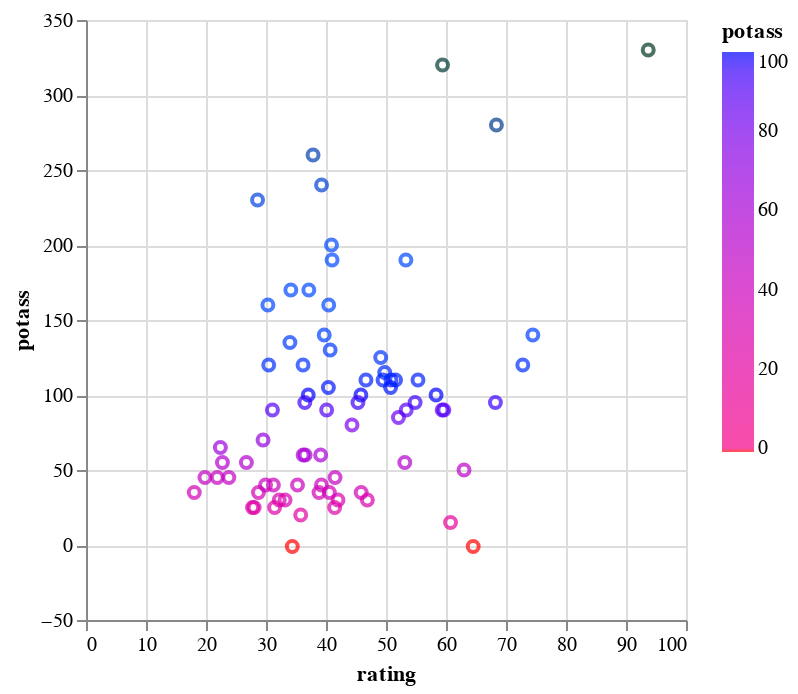

This figure's notebook cell:
### Markdown cell above
**Change the colors of the data points in the chart**

### Code cell
alt.Chart(df).mark_point().encode(
    alt.X("rating:Q"),
    alt.Y("potass:Q"),
    color = alt.Color("potass:Q",
                      scale = alt.Scale(
                          domain = [-1, 0, 100],
                          range = ["red", "blue"]
                      )),

    tooltip = ["name"]).properties(
    width=300,
    height=300
)

### Figure 1 — Vega-Lite specification as saved in the notebook (floating-point values rounded to 4 significant figures)
{"config": {"view": {"continuousWidth": 400, "continuousHeight": 300}}, "data": {"name": "data-6562c372d815898f5ac927ab74fce866"}, "mark": "point", "encoding": {"color": {"field": "potass", "scale": {"domain": [-1, 0, 100], "range": ["red", "blue"]}, "type": "quantitative"}, "tooltip": [{"field": "name", "type": "nominal"}], "x": {"field": "rating", "type": "quantitative"}, "y": {"field": "potass", "type": "quantitative"}}, "height": 300, "width": 300, "$schema": "https://vega.github.io/schema/vega-lite/v4.17.0.json", "datasets": {"data-6562c372d815898f5ac927ab74fce866": [{"name": "100% Bran", "mfr": "N", "type": "C", "calories": 70, "protein": 4, "fat": 1, "sodium": 130, "fiber": 10.0, "carbo": 5.0, "sugars": 6, "potass": 280, "vitamins": 25, "shelf": 3, "weight": 1.0, "cups": 0.33, "rating": 68.4}, {"name": "100% Natural Bran", "mfr": "Q", "type": "C", "calories": 120, "protein": 3, "fat": 5, "sodium": 15, "fiber": 2.0, "carbo": 8.0, "sugars": 8, "potass": 135, "vitamins": 0, "shelf": 3, "weight": 1.0, "cups": 1.0, "rating": 33.98}, {"name": "All-Bran", "mfr": "K", "type": "C", "calories": 70, "protein": 4, "fat": 1, "sodium": 260, "fiber": 9.0, "carbo": 7.0, "sugars": 5, "potass": 320, "vitamins": 25, "shelf": 3, "weight": 1.0, "cups": 0.33, "rating": 59.43}, {"name": "All-Bran with Extra Fiber", "mfr": "K", "type": "C", "calories": 50, "protein": 4, "fat": 0, "sodium": 140, "fiber": 14.0, "carbo": 8.0, "sugars": 0, "potass": 330, "vitamins": 25, "shelf": 3, "weight": 1.0, "cups": 0.5, "rating": 93.7}, {"name": "Almond Delight", "mfr": "R", "type": "C", "calories": 110, "protein": 2, "fat": 2, "sodium": 200, "fiber": 1.0, "carbo": 14.0, "sugars": 8, "potass": -1, "vitamins": 25, "shelf": 3, "weight": 1.0, "cups": 0.75, "rating": 34.38}, {"name": "Apple Cinnamon Cheerios", "mfr": "G", "type": "C", "calories": 110, "protein": 2, "fat": 2, "sodium": 180, "fiber": 1.5, "carbo": 10.5, "sugars": 10, "potass": 70, "vitamins": 25, "shelf": 1, "weight": 1.0, "cups": 0.75, "rating": 29.51}, {"name": "Apple Jacks", "mfr": "K", "type": "C", "calories": 110, "protein": 2, "fat": 0, "sodium": 125, "fiber": 1.0, "carbo": 11.0, "sugars": 14, "potass": 30, "vitamins": 25, "shelf": 2, "weight": 1.0, "cups": 1.0, "rating": 33.17}, {"name": "Basic 4", "mfr": "G", "type": "C", "calories": 130, "protein": 3, "fat": 2, "sodium": 210, "fiber": 2.0, "carbo": 18.0, "sugars": 8, "potass": 100, "vitamins": 25, "shelf": 3, "weight": 1.33, "cups": 0.75, "rating": 37.04}, {"name": "Bran Chex", "mfr": "R", "type": "C", "calories": 90, "protein": 2, "fat": 1, "sodium": 200, "fiber": 4.0, "carbo": 15.0, "sugars": 6, "potass": 125, "vitamins": 25, "shelf": 1, "weight": 1.0, "cups": 0.67, "rating": 49.12}, {"name": "Bran Flakes", "mfr": "P", "type": "C", "calories": 90, "protein": 3, "fat": 0, "sodium": 210, "fiber": 5.0, "carbo": 13.0, "sugars": 5, "potass": 190, "vitamins": 25, "shelf": 3, "weight": 1.0, "cups": 0.67, "rating": 53.31}, {"name": "Cap'n'Crunch", "mfr": "Q", "type": "C", "calories": 120, "protein": 1, "fat": 2, "sodium": 220, "fiber": 0.0, "carbo": 12.0, "sugars": 12, "potass": 35, "vitamins": 25, "shelf": 2, "weight": 1.0, "cups": 0.75, "rating": 18.04}, {"name": "Cheerios", "mfr": "G", "type": "C", "calories": 110, "protein": 6, "fat": 2, "sodium": 290, "fiber": 2.0, "carbo": 17.0, "sugars": 1, "potass": 105, "vitamins": 25, "shelf": 1, "weight": 1.0, "cups": 1.25, "rating": 50.76}, {"name": "Cinnamon Toast Crunch", "mfr": "G", "type": "C", "calories": 120, "protein": 1, "fat": 3, "sodium": 210, "fiber": 0.0, "carbo": 13.0, "sugars": 9, "potass": 45, "vitamins": 25, "shelf": 2, "weight": 1.0, "cups": 0.75, "rating": 19.82}, {"name": "Clusters", "mfr": "G", "type": "C", "calories": 110, "protein": 3, "fat": 2, "sodium": 140, "fiber": 2.0, "carbo": 13.0, "sugars": 7, "potass": 105, "vitamins": 25, "shelf": 3, "weight": 1.0, "cups": 0.5, "rating": 40.4}, {"name": "Cocoa Puffs", "mfr": "G", "type": "C", "calories": 110, "protein": 1, "fat": 1, "sodium": 180, "fiber": 0.0, "carbo": 12.0, "sugars": 13, "potass": 55, "vitamins": 25, "shelf": 2, "weight": 1.0, "cups": 1.0, "rating": 22.74}, {"name": "Corn Chex", "mfr": "R", "type": "C", "calories": 110, "protein": 2, "fat": 0, "sodium": 280, "fiber": 0.0, "carbo": 22.0, "sugars": 3, "potass": 25, "vitamins": 25, "shelf": 1, "weight": 1.0, "cups": 1.0, "rating": 41.45}, {"name": "Corn Flakes", "mfr": "K", "type": "C", "calories": 100, "protein": 2, "fat": 0, "sodium": 290, "fiber": 1.0, "carbo": 21.0, "sugars": 2, "potass": 35, "vitamins": 25, "shelf": 1, "weight": 1.0, "cups": 1.0, "rating": 45.86}, {"name": "Corn Pops", "mfr": "K", "type": "C", "calories": 110, "protein": 1, "fat": 0, "sodium": 90, "fiber": 1.0, "carbo": 13.0, "sugars": 12, "potass": 20, "vitamins": 25, "shelf": 2, "weight": 1.0, "cups": 1.0, "rating": 35.78}, {"name": "Count Chocula", "mfr": "G", "type": "C", "calories": 110, "protein": 1, "fat": 1, "sodium": 180, "fiber": 0.0, "carbo": 12.0, "sugars": 13, "potass": 65, "vitamins": 25, "shelf": 2, "weight": 1.0, "cups": 1.0, "rating": 22.4}, {"name": "Cracklin' Oat Bran", "mfr": "K", "type": "C", "calories": 110, "protein": 3, "fat": 3, "sodium": 140, "fiber": 4.0, "carbo": 10.0, "sugars": 7, "potass": 160, "vitamins": 25, "shelf": 3, "weight": 1.0, "cups": 0.5, "rating": 40.45}, {"name": "Cream of Wheat (Quick)", "mfr": "N", "type": "H", "calories": 100, "protein": 3, "fat": 0, "sodium": 80, "fiber": 1.0, "carbo": 21.0, "sugars": 0, "potass": -1, "vitamins": 0, "shelf": 2, "weight": 1.0, "cups": 1.0, "rating": 64.53}, {"name": "Crispix", "mfr": "K", "type": "C", "calories": 110, "protein": 2, "fat": 0, "sodium": 220, "fiber": 1.0, "carbo": 21.0, "sugars": 3, "potass": 30, "vitamins": 25, "shelf": 3, "weight": 1.0, "cups": 1.0, "rating": 46.9}, {"name": "Crispy Wheat & Raisins", "mfr": "G", "type": "C", "calories": 100, "protein": 2, "fat": 1, "sodium": 140, "fiber": 2.0, "carbo": 11.0, "sugars": 10, "potass": 120, "vitamins": 25, "shelf": 3, "weight": 1.0, "cups": 0.75, "rating": 36.18}, {"name": "Double Chex", "mfr": "R", "type": "C", "calories": 100, "protein": 2, "fat": 0, "sodium": 190, "fiber": 1.0, "carbo": 18.0, "sugars": 5, "potass": 80, "vitamins": 25, "shelf": 3, "weight": 1.0, "cups": 0.75, "rating": 44.33}, {"name": "Froot Loops", "mfr": "K", "type": "C", "calories": 110, "protein": 2, "fat": 1, "sodium": 125, "fiber": 1.0, "carbo": 11.0, "sugars": 13, "potass": 30, "vitamins": 25, "shelf": 2, "weight": 1.0, "cups": 1.0, "rating": 32.21}, {"name": "Frosted Flakes", "mfr": "K", "type": "C", "calories": 110, "protein": 1, "fat": 0, "sodium": 200, "fiber": 1.0, "carbo": 14.0, "sugars": 11, "potass": 25, "vitamins": 25, "shelf": 1, "weight": 1.0, "cups": 0.75, "rating": 31.44}, {"name": "Frosted Mini-Wheats", "mfr": "K", "type": "C", "calories": 100, "protein": 3, "fat": 0, "sodium": 0, "fiber": 3.0, "carbo": 14.0, "sugars": 7, "potass": 100, "vitamins": 25, "shelf": 2, "weight": 1.0, "cups": 0.8, "rating": 58.35}, {"name": "Fruit & Fibre Dates; Walnuts; and Oats", "mfr": "P", "type": "C", "calories": 120, "protein": 3, "fat": 2, "sodium": 160, "fiber": 5.0, "carbo": 12.0, "sugars": 10, "potass": 200, "vitamins": 25, "shelf": 3, "weight": 1.25, "cups": 0.67, "rating": 40.92}, {"name": "Fruitful Bran", "mfr": "K", "type": "C", "calories": 120, "protein": 3, "fat": 0, "sodium": 240, "fiber": 5.0, "carbo": 14.0, "sugars": 12, "potass": 190, "vitamins": 25, "shelf": 3, "weight": 1.33, "cups": 0.67, "rating": 41.02}, {"name": "Fruity Pebbles", "mfr": "P", "type": "C", "calories": 110, "protein": 1, "fat": 1, "sodium": 135, "fiber": 0.0, "carbo": 13.0, "sugars": 12, "potass": 25, "vitamins": 25, "shelf": 2, "weight": 1.0, "cups": 0.75, "rating": 28.03}, {"name": "Golden Crisp", "mfr": "P", "type": "C", "calories": 100, "protein": 2, "fat": 0, "sodium": 45, "fiber": 0.0, "carbo": 11.0, "sugars": 15, "potass": 40, "vitamins": 25, "shelf": 1, "weight": 1.0, "cups": 0.88, "rating": 35.25}, {"name": "Golden Grahams", "mfr": "G", "type": "C", "calories": 110, "protein": 1, "fat": 1, "sodium": 280, "fiber": 0.0, "carbo": 15.0, "sugars": 9, "potass": 45, "vitamins": 25, "shelf": 2, "weight": 1.0, "cups": 0.75, "rating": 23.8}, {"name": "Grape Nuts Flakes", "mfr": "P", "type": "C", "calories": 100, "protein": 3, "fat": 1, "sodium": 140, "fiber": 3.0, "carbo": 15.0, "sugars": 5, "potass": 85, "vitamins": 25, "shelf": 3, "weight": 1.0, "cups": 0.88, "rating": 52.08}, {"name": "Grape-Nuts", "mfr": "P", "type": "C", "calories": 110, "protein": 3, "fat": 0, "sodium": 170, "fiber": 3.0, "carbo": 17.0, "sugars": 3, "potass": 90, "vitamins": 25, "shelf": 3, "weight": 1.0, "cups": 0.25, "rating": 53.37}, {"name": "Great Grains Pecan", "mfr": "P", "type": "C", "calories": 120, "protein": 3, "fat": 3, "sodium": 75, "fiber": 3.0, "carbo": 13.0, "sugars": 4, "potass": 100, "vitamins": 25, "shelf": 3, "weight": 1.0, "cups": 0.33, "rating": 45.81}, {"name": "Honey Graham Ohs", "mfr": "Q", "type": "C", "calories": 120, "protein": 1, "fat": 2, "sodium": 220, "fiber": 1.0, "carbo": 12.0, "sugars": 11, "potass": 45, "vitamins": 25, "shelf": 2, "weight": 1.0, "cups": 1.0, "rating": 21.87}, {"name": "Honey Nut Cheerios", "mfr": "G", "type": "C", "calories": 110, "protein": 3, "fat": 1, "sodium": 250, "fiber": 1.5, "carbo": 11.5, "sugars": 10, "potass": 90, "vitamins": 25, "shelf": 1, "weight": 1.0, "cups": 0.75, "rating": 31.07}, {"name": "Honey-comb", "mfr": "P", "type": "C", "calories": 110, "protein": 1, "fat": 0, "sodium": 180, "fiber": 0.0, "carbo": 14.0, "sugars": 11, "potass": 35, "vitamins": 25, "shelf": 1, "weight": 1.0, "cups": 1.33, "rating": 28.74}, {"name": "Just Right Crunchy  Nuggets", "mfr": "K", "type": "C", "calories": 110, "protein": 2, "fat": 1, "sodium": 170, "fiber": 1.0, "carbo": 17.0, "sugars": 6, "potass": 60, "vitamins": 100, "shelf": 3, "weight": 1.0, "cups": 1.0, "rating": 36.52}, {"name": "Just Right Fruit & Nut", "mfr": "K", "type": "C", "calories": 140, "protein": 3, "fat": 1, "sodium": 170, "fiber": 2.0, "carbo": 20.0, "sugars": 9, "potass": 95, "vitamins": 100, "shelf": 3, "weight": 1.3, "cups": 0.75, "rating": 36.47}, {"name": "Kix", "mfr": "G", "type": "C", "calories": 110, "protein": 2, "fat": 1, "sodium": 260, "fiber": 0.0, "carbo": 21.0, "sugars": 3, "potass": 40, "vitamins": 25, "shelf": 2, "weight": 1.0, "cups": 1.5, "rating": 39.24}, {"name": "Life", "mfr": "Q", "type": "C", "calories": 100, "protein": 4, "fat": 2, "sodium": 150, "fiber": 2.0, "carbo": 12.0, "sugars": 6, "potass": 95, "vitamins": 25, "shelf": 2, "weight": 1.0, "cups": 0.67, "rating": 45.33}, {"name": "Lucky Charms", "mfr": "G", "type": "C", "calories": 110, "protein": 2, "fat": 1, "sodium": 180, "fiber": 0.0, "carbo": 12.0, "sugars": 12, "potass": 55, "vitamins": 25, "shelf": 2, "weight": 1.0, "cups": 1.0, "rating": 26.73}, {"name": "Maypo", "mfr": "A", "type": "H", "calories": 100, "protein": 4, "fat": 1, "sodium": 0, "fiber": 0.0, "carbo": 16.0, "sugars": 3, "potass": 95, "vitamins": 25, "shelf": 2, "weight": 1.0, "cups": 1.0, "rating": 54.85}, {"name": "Muesli Raisins; Dates; & Almonds", "mfr": "R", "type": "C", "calories": 150, "protein": 4, "fat": 3, "sodium": 95, "fiber": 3.0, "carbo": 16.0, "sugars": 11, "potass": 170, "vitamins": 25, "shelf": 3, "weight": 1.0, "cups": 1.0, "rating": 37.14}, {"name": "Muesli Raisins; Peaches; & Pecans", "mfr": "R", "type": "C", "calories": 150, "protein": 4, "fat": 3, "sodium": 150, "fiber": 3.0, "carbo": 16.0, "sugars": 11, "potass": 170, "vitamins": 25, "shelf": 3, "weight": 1.0, "cups": 1.0, "rating": 34.14}, {"name": "Mueslix Crispy Blend", "mfr": "K", "type": "C", "calories": 160, "protein": 3, "fat": 2, "sodium": 150, "fiber": 3.0, "carbo": 17.0, "sugars": 13, "potass": 160, "vitamins": 25, "shelf": 3, "weight": 1.5, "cups": 0.67, "rating": 30.31}, {"name": "Multi-Grain Cheerios", "mfr": "G", "type": "C", "calories": 100, "protein": 2, "fat": 1, "sodium": 220, "fiber": 2.0, "carbo": 15.0, "sugars": 6, "potass": 90, "vitamins": 25, "shelf": 1, "weight": 1.0, "cups": 1.0, "rating": 40.11}, {"name": "Nut&Honey Crunch", "mfr": "K", "type": "C", "calories": 120, "protein": 2, "fat": 1, "sodium": 190, "fiber": 0.0, "carbo": 15.0, "sugars": 9, "potass": 40, "vitamins": 25, "shelf": 2, "weight": 1.0, "cups": 0.67, "rating": 29.92}, {"name": "Nutri-Grain Almond-Raisin", "mfr": "K", "type": "C", "calories": 140, "protein": 3, "fat": 2, "sodium": 220, "fiber": 3.0, "carbo": 21.0, "sugars": 7, "potass": 130, "vitamins": 25, "shelf": 3, "weight": 1.33, "cups": 0.67, "rating": 40.69}, {"name": "Nutri-grain Wheat", "mfr": "K", "type": "C", "calories": 90, "protein": 3, "fat": 0, "sodium": 170, "fiber": 3.0, "carbo": 18.0, "sugars": 2, "potass": 90, "vitamins": 25, "shelf": 3, "weight": 1.0, "cups": 1.0, "rating": 59.64}, {"name": "Oatmeal Raisin Crisp", "mfr": "G", "type": "C", "calories": 130, "protein": 3, "fat": 2, "sodium": 170, "fiber": 1.5, "carbo": 13.5, "sugars": 10, "potass": 120, "vitamins": 25, "shelf": 3, "weight": 1.25, "cups": 0.5, "rating": 30.45}, {"name": "Post Nat. Raisin Bran", "mfr": "P", "type": "C", "calories": 120, "protein": 3, "fat": 1, "sodium": 200, "fiber": 6.0, "carbo": 11.0, "sugars": 14, "potass": 260, "vitamins": 25, "shelf": 3, "weight": 1.33, "cups": 0.67, "rating": 37.84}, {"name": "Product 19", "mfr": "K", "type": "C", "calories": 100, "protein": 3, "fat": 0, "sodium": 320, "fiber": 1.0, "carbo": 20.0, "sugars": 3, "potass": 45, "vitamins": 100, "shelf": 3, "weight": 1.0, "cups": 1.0, "rating": 41.5}, {"name": "Puffed Rice", "mfr": "Q", "type": "C", "calories": 50, "protein": 1, "fat": 0, "sodium": 0, "fiber": 0.0, "carbo": 13.0, "sugars": 0, "potass": 15, "vitamins": 0, "shelf": 3, "weight": 0.5, "cups": 1.0, "rating": 60.76}, {"name": "Puffed Wheat", "mfr": "Q", "type": "C", "calories": 50, "protein": 2, "fat": 0, "sodium": 0, "fiber": 1.0, "carbo": 10.0, "sugars": 0, "potass": 50, "vitamins": 0, "shelf": 3, "weight": 0.5, "cups": 1.0, "rating": 63.01}, {"name": "Quaker Oat Squares", "mfr": "Q", "type": "C", "calories": 100, "protein": 4, "fat": 1, "sodium": 135, "fiber": 2.0, "carbo": 14.0, "sugars": 6, "potass": 110, "vitamins": 25, "shelf": 3, "weight": 1.0, "cups": 0.5, "rating": 49.51}, {"name": "Quaker Oatmeal", "mfr": "Q", "type": "H", "calories": 100, "protein": 5, "fat": 2, "sodium": 0, "fiber": 2.7, "carbo": -1.0, "sugars": -1, "potass": 110, "vitamins": 0, "shelf": 1, "weight": 1.0, "cups": 0.67, "rating": 50.83}, {"name": "Raisin Bran", "mfr": "K", "type": "C", "calories": 120, "protein": 3, "fat": 1, "sodium": 210, "fiber": 5.0, "carbo": 14.0, "sugars": 12, "potass": 240, "vitamins": 25, "shelf": 2, "weight": 1.33, "cups": 0.75, "rating": 39.26}, {"name": "Raisin Nut Bran", "mfr": "G", "type": "C", "calories": 100, "protein": 3, "fat": 2, "sodium": 140, "fiber": 2.5, "carbo": 10.5, "sugars": 8, "potass": 140, "vitamins": 25, "shelf": 3, "weight": 1.0, "cups": 0.5, "rating": 39.7}, {"name": "Raisin Squares", "mfr": "K", "type": "C", "calories": 90, "protein": 2, "fat": 0, "sodium": 0, "fiber": 2.0, "carbo": 15.0, "sugars": 6, "potass": 110, "vitamins": 25, "shelf": 3, "weight": 1.0, "cups": 0.5, "rating": 55.33}, {"name": "Rice Chex", "mfr": "R", "type": "C", "calories": 110, "protein": 1, "fat": 0, "sodium": 240, "fiber": 0.0, "carbo": 23.0, "sugars": 2, "potass": 30, "vitamins": 25, "shelf": 1, "weight": 1.0, "cups": 1.13, "rating": 42.0}, {"name": "Rice Krispies", "mfr": "K", "type": "C", "calories": 110, "protein": 2, "fat": 0, "sodium": 290, "fiber": 0.0, "carbo": 22.0, "sugars": 3, "potass": 35, "vitamins": 25, "shelf": 1, "weight": 1.0, "cups": 1.0, "rating": 40.56}, {"name": "Shredded Wheat", "mfr": "N", "type": "C", "calories": 80, "protein": 2, "fat": 0, "sodium": 0, "fiber": 3.0, "carbo": 16.0, "sugars": 0, "potass": 95, "vitamins": 0, "shelf": 1, "weight": 0.83, "cups": 1.0, "rating": 68.24}, {"name": "Shredded Wheat 'n'Bran", "mfr": "N", "type": "C", "calories": 90, "protein": 3, "fat": 0, "sodium": 0, "fiber": 4.0, "carbo": 19.0, "sugars": 0, "potass": 140, "vitamins": 0, "shelf": 1, "weight": 1.0, "cups": 0.67, "rating": 74.47}, {"name": "Shredded Wheat spoon size", "mfr": "N", "type": "C", "calories": 90, "protein": 3, "fat": 0, "sodium": 0, "fiber": 3.0, "carbo": 20.0, "sugars": 0, "potass": 120, "vitamins": 0, "shelf": 1, "weight": 1.0, "cups": 0.67, "rating": 72.8}, {"name": "Smacks", "mfr": "K", "type": "C", "calories": 110, "protein": 2, "fat": 1, "sodium": 70, "fiber": 1.0, "carbo": 9.0, "sugars": 15, "potass": 40, "vitamins": 25, "shelf": 2, "weight": 1.0, "cups": 0.75, "rating": 31.23}, {"name": "Special K", "mfr": "K", "type": "C", "calories": 110, "protein": 6, "fat": 0, "sodium": 230, "fiber": 1.0, "carbo": 16.0, "sugars": 3, "potass": 55, "vitamins": 25, "shelf": 1, "weight": 1.0, "cups": 1.0, "rating": 53.13}, {"name": "Strawberry Fruit Wheats", "mfr": "N", "type": "C", "calories": 90, "protein": 2, "fat": 0, "sodium": 15, "fiber": 3.0, "carbo": 15.0, "sugars": 5, "potass": 90, "vitamins": 25, "shelf": 2, "weight": 1.0, "cups": 1.0, "rating": 59.36}, {"name": "Total Corn Flakes", "mfr": "G", "type": "C", "calories": 110, "protein": 2, "fat": 1, "sodium": 200, "fiber": 0.0, "carbo": 21.0, "sugars": 3, "potass": 35, "vitamins": 100, "shelf": 3, "weight": 1.0, "cups": 1.0, "rating": 38.84}, {"name": "Total Raisin Bran", "mfr": "G", "type": "C", "calories": 140, "protein": 3, "fat": 1, "sodium": 190, "fiber": 4.0, "carbo": 15.0, "sugars": 14, "potass": 230, "vitamins": 100, "shelf": 3, "weight": 1.5, "cups": 1.0, "rating": 28.59}, {"name": "Total Whole Grain", "mfr": "G", "type": "C", "calories": 100, "protein": 3, "fat": 1, "sodium": 200, "fiber": 3.0, "carbo": 16.0, "sugars": 3, "potass": 110, "vitamins": 100, "shelf": 3, "weight": 1.0, "cups": 1.0, "rating": 46.66}, {"name": "Triples", "mfr": "G", "type": "C", "calories": 110, "protein": 2, "fat": 1, "sodium": 250, "fiber": 0.0, "carbo": 21.0, "sugars": 3, "potass": 60, "vitamins": 25, "shelf": 3, "weight": 1.0, "cups": 0.75, "rating": 39.11}, {"name": "Trix", "mfr": "G", "type": "C", "calories": 110, "protein": 1, "fat": 1, "sodium": 140, "fiber": 0.0, "carbo": 13.0, "sugars": 12, "potass": 25, "vitamins": 25, "shelf": 2, "weight": 1.0, "cups": 1.0, "rating": 27.75}, {"name": "Wheat Chex", "mfr": "R", "type": "C", "calories": 100, "protein": 3, "fat": 1, "sodium": 230, "fiber": 3.0, "carbo": 17.0, "sugars": 3, "potass": 115, "vitamins": 25, "shelf": 1, "weight": 1.0, "cups": 0.67, "rating": 49.79}, {"name": "Wheaties", "mfr": "G", "type": "C", "calories": 100, "protein": 3, "fat": 1, "sodium": 200, "fiber": 3.0, "carbo": 17.0, "sugars": 3, "potass": 110, "vitamins": 25, "shelf": 1, "weight": 1.0, "cups": 1.0, "rating": 51.59}, {"name": "Wheaties Honey Gold", "mfr": "G", "type": "C", "calories": 110, "protein": 2, "fat": 1, "sodium": 200, "fiber": 1.0, "carbo": 16.0, "sugars": 8, "potass": 60, "vitamins": 25, "shelf": 1, "weight": 1.0, "cups": 0.75, "rating": 36.19}]}}
